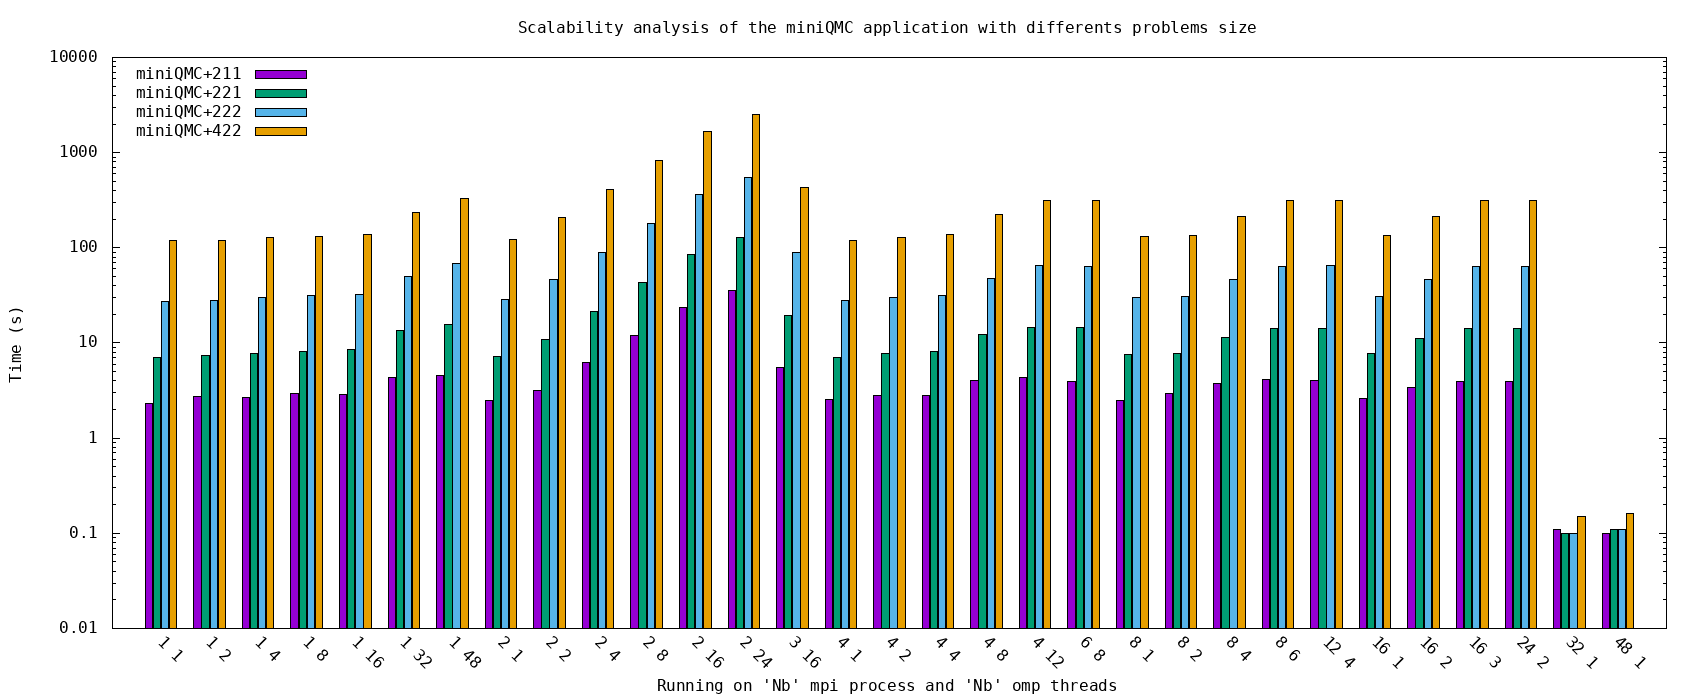

gnuplot code for this plot:
set term png size 1700,700 enhanced font "Terminal,12"
set output "plot.png"
#set grid

set datafile separator ";"
set auto x

set style data histogram
set style fill solid border -1
set boxwidth 0.9

set xtic rotate by -44 scale 0
set logscale y
set yrange [0.01:10000]
set multiplot layout 1, 1 rowsfirst

set key left
set ylabel "Time (s)"
set xlabel "Running on 'Nb' mpi process and 'Nb' omp threads"
set title "Scalability analysis of the miniQMC application with differents problems size"
plot "scalabilite_bench211.dat" using 2:xticlabels(stringcolumn(1)) t "miniQMC+211",\
	 "scalabilite_bench221.dat" using 2:xticlabels(stringcolumn(1)) t "miniQMC+221",\
	 "scalabilite_bench222.dat" using 2:xticlabels(stringcolumn(1)) t "miniQMC+222",\
	 "scalabilite_bench422.dat" using 2:xticlabels(stringcolumn(1)) t "miniQMC+422",\
	 

